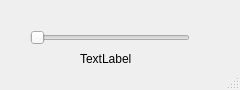
<?xml version="1.0" encoding="UTF-8"?>
<ui version="4.0">
 <class>MainWindow</class>
 <widget class="QMainWindow" name="MainWindow">
  <property name="geometry">
   <rect>
    <x>0</x>
    <y>0</y>
    <width>240</width>
    <height>90</height>
   </rect>
  </property>
  <property name="windowTitle">
   <string>MainWindow</string>
  </property>
  <widget class="QWidget" name="centralwidget">
   <widget class="QSlider" name="horizontalSlider">
    <property name="geometry">
     <rect>
      <x>30</x>
      <y>30</y>
      <width>160</width>
      <height>16</height>
     </rect>
    </property>
    <property name="minimum">
     <number>0</number>
    </property>
    <property name="maximum">
     <number>25</number>
    </property>
    <property name="orientation">
     <enum>Qt::Horizontal</enum>
    </property>
   </widget>
   <widget class="QLabel" name="label">
    <property name="geometry">
     <rect>
      <x>80</x>
      <y>50</y>
      <width>67</width>
      <height>17</height>
     </rect>
    </property>
    <property name="text">
     <string>TextLabel</string>
    </property>
   </widget>
   <zorder>label</zorder>
   <zorder>horizontalSlider</zorder>
  </widget>
  <widget class="QStatusBar" name="statusbar"/>
 </widget>
 <resources/>
 <connections>
  <connection>
   <sender>horizontalSlider</sender>
   <signal>valueChanged(int)</signal>
   <receiver>label</receiver>
   <slot>setNum(int)</slot>
   <hints>
    <hint type="sourcelabel">
     <x>103</x>
     <y>41</y>
    </hint>
    <hint type="destinationlabel">
     <x>109</x>
     <y>65</y>
    </hint>
   </hints>
  </connection>
 </connections>
</ui>
